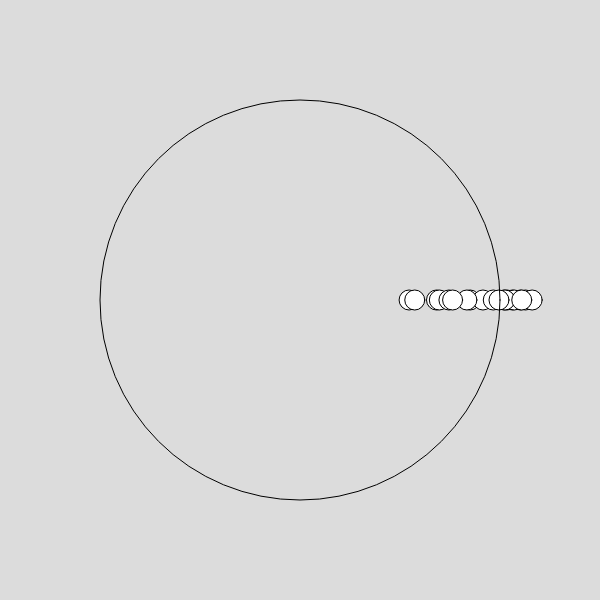
Frame 1 (no input)
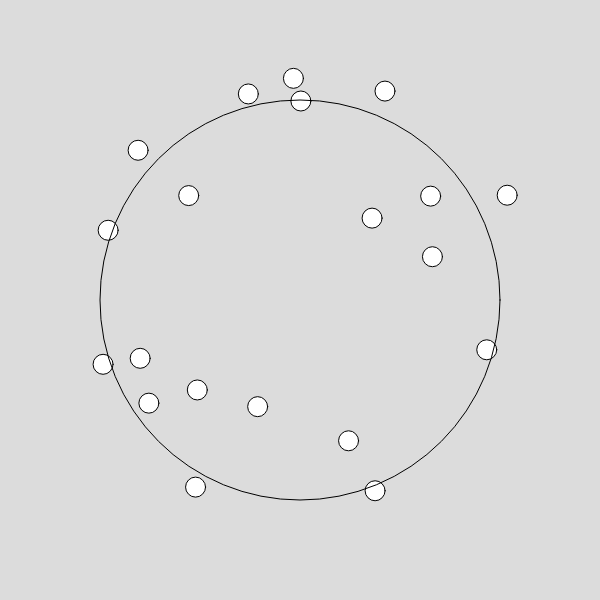
Frame 60 (no input)
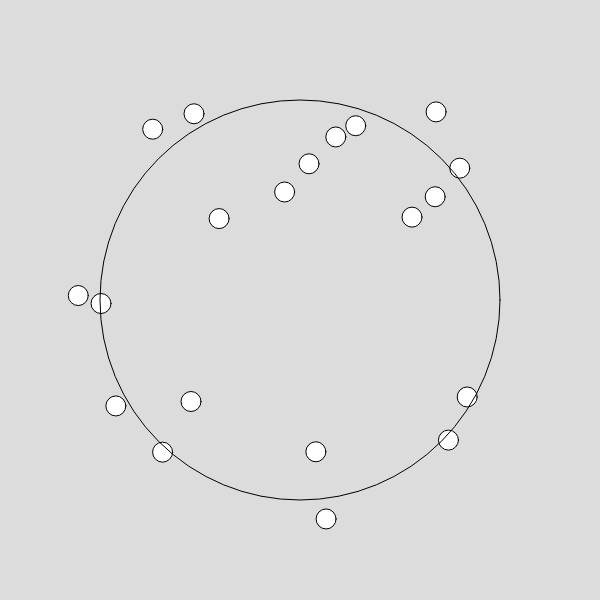
Frame 120 (the mouse pressed at the canvas centre since frame 60)

The p5.js sketch that drew these frames (run headless with seeded random() and noise() and a simulated clock; from frame 60 on, the mouse is pressed at the canvas centre):

// p5.js sketch
// ── sketch.js
let ball = [];
let numBalls;
let r;
let rad = 0;
let r_face = 100;

function setup() {
  createCanvas(600, 600);
  numBalls = 20;
  for (let i = 0; i < numBalls; i++) {
		let r = random(100, 250);
    let theta = 0;
    let theta_vel = random(-.1, .1);
    ball.push(new Imgcloud(r, theta, theta_vel));
  }
}

function draw() {
  background(220);
  translate(width / 2, height / 2);
  for (let i = 0; i < ball.length; i++) {
    ball[i].run();
  }
  push();
  noFill();
  ellipse(0, 0, 400);
}

// ── Imgcloud.js
class Imgcloud {
  constructor(r, theta, theta_vel) {
    //inputs
    this.r = r;
    this.theta = theta;
    this.theta_vel = theta_vel;
    //other variables
    this.x = 0;
    this.y = 0;
    this.color = color(255, 255, 255);
  }
  run() {
    this.convertToRad();
    this.update();
    this.show();
  }
  convertToRad() {
    this.x = this.r * cos(this.theta);
    this.y = this.r * sin(this.theta);
  }
  update() {
    // this.xspeed = bounce(this.x, this.xspeed, 0, width);
    // this.yspeed = bounce(this.y, this.yspeed, 0, height);
    this.theta += this.theta_vel;
  }
  show() {
    fill(this.color);
    ellipse(this.x, this.y, 20, 20);
  }
}


function bounce(pos, speed, min, max) {
  if (pos < min || pos > max) {
    speed *= -1;
  }
  return speed;
}

function move(pos, speed) {
  pos += speed;
  return pos;
}
